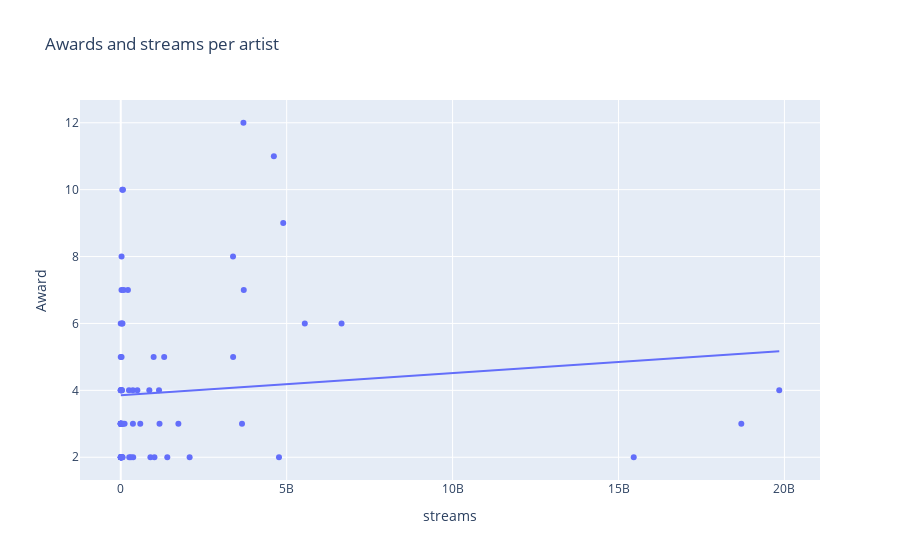

Source (notebook cell):
### Markdown cell above
# Awards and streams
We thought it would be interesting to see if the amount of awards would increase with the amount of streams. So if an artist is more liked by the critics that would result in higher streams on spotify. We used [Spotify Weekly Top 200 Songs Streaming Data](https://www.kaggle.com/datasets/yelexa/spotify200) for streams and [Data on Songs from Billboard 1999-2019](https://www.kaggle.com/datasets/danield2255/data-on-songs-from-billboard-19992019), specifically `grammyAlbums_199-2019.csv` and `grammySongs_1999-2019.csv` for the awards won by the Artists. We merged these datasets to plot a graph to see if there is a trendline between streams and awards. By looking at the trendline and [Pearson's R](https://en.wikipedia.org/wiki/Pearson_correlation_coefficient) (a way to measure correlation strength), there does not seem to be any correlations.

### Code cell
import plotly.graph_objs as go
import plotly.express as px
import pandas as pd

df = pd.read_csv('../cleaned/final.csv', low_memory=False)
df = df.loc[df['streams'] != 'streams']

df['streams'] = df['streams'].astype(int)

df = df.groupby('artist_individual', as_index=False).agg({'streams': 'sum'})
df = df.rename(columns={'artist_individual': 'Artist'})
df = df.sort_values('streams')

df2 = pd.read_csv("../cleaned/grammyAlbums_199-2019.csv", index_col=0)
df3 = pd.read_csv("../cleaned/grammySongs_1999-2019.csv", index_col=0)
df3.rename(columns={'GrammyAward': 'Award'}, inplace=True)
df2 = pd.concat([df2, df3])
df2 = df2.groupby('Artist', as_index=False).count()
df2 = df2.loc[df2['Artist'] != 'Various Artists']
df2 = df2.loc[df2['Award'] > 1]
df2.sort_values('Award', inplace=True)

df4 = pd.merge(df,df2, on='Artist')

px.scatter(df4, x='streams', y='Award', hover_data='Artist', trendline='ols', title='Awards and streams per artist').show()
print(df4['streams'].corr(df4['Award']))

### Figure 1 — Plotly figure (JSON) as saved in the notebook; plotly's stock layout.template omitted (floating-point values rounded to 4 significant figures)
{"data": [{"customdata": [["Radiohead"], ["Rubén Blades"], ["Green Day"], ["Ziggy Marley"], ["Amy Winehouse"], ["Yo-Yo Ma"], ["Sting"], ["Kirk Franklin"], ["Mary J. Blige"], ["Calle 13"], ["Damian Marley"], ["Johnny Cash"], ["Ladysmith Black Mambazo"], ["Dolly Parton"], ["Little Big Town"], ["Etta James"], ["Christina Aguilera"], ["The Beatles"], ["Gregory Porter"], ["Joan Sebastian"], ["Santana"], ["Louis Armstrong"], ["Miranda Lambert"], ["Alejandro Sanz"], ["Outkast"], ["Missy Elliott"], ["Ne-Yo"], ["Juanes"], ["Red Hot Chili Peppers"], ["Carrie Underwood"], ["Foo Fighters"], ["Kacey Musgraves"], ["Keith Urban"], ["Shania Twain"], ["Train"], ["Pepe Aguilar"], ["Usher"], ["Intocable"], ["U2"], ["Tony Bennett"], ["Vicente Fernández"], ["Kings of Leon"], ["Metallica"], ["Alicia Keys"], ["Bruce Springsteen"], ["Maxwell"], ["John Mayer"], ["David Bowie"], ["Luis Miguel"], ["Paul McCartney"], ["Chris Stapleton"], ["Kelly Clarkson"], ["Carlos Vives"], ["Justin Timberlake"], ["Skrillex"], ["Childish Gambino"], ["Pharrell Williams"], ["John Legend"], ["Beyoncé"], ["Michael Bublé"], ["Mariah Carey"], ["Daft Punk"], ["Rihanna"], ["Shakira"], ["Lil Wayne"], ["Kanye West"], ["Lady Gaga"], ["Sam Smith"], ["Adele"], ["Coldplay"], ["Eminem"], ["Maroon 5"], ["Bruno Mars"], ["Kendrick Lamar"], ["Taylor Swift"], ["The Weeknd"], ["Ed Sheeran"], ["Drake"]], "hovertemplate": "streams=%{x}<br>Award=%{y}<br>Artist=%{customdata[0]}<extra></extra>", "legendgroup": "", "marker": {"color": "#636efa", "symbol": "circle"}, "mode": "markers", "name": "", "orientation": "v", "showlegend": false, "type": "scatter", "x": [4513, 11844, 40805, 92303, 123959, 171378, 187659, 260746, 284519, 313079, 320249, 337632, 368082, 1098346, 1590246, 1827881, 4246942, 4454211, 4597631, 5052934, 5120047, 6509471, 8474418, 10309492, 11670961, 11710341, 15895745, 17789488, 19219703, 21943055, 24255668, 24575989, 31554300, 33467386, 33818655, 34105808, 39940685, 45344357, 46062109, 50685340, 50708337, 53395583, 61236873, 66655918, 87839447, 115607789, 216077670, 247674263, 256458441, 307638483, 364607636, 366848849, 375010925, 501264035, 587862578, 861312843, 893730754, 991454646, 1015225908, 1152844283, 1168360042, 1308334404, 1402360929, 1736529304, 2075799682, 3383384191, 3386149367, 3654249741, 3697087280, 3707257175, 4614260765, 4768165548, 4896033841, 5545941750, 6653550141, 15458348124, 18700501954, 19843813784], "xaxis": "x", "y": [3, 3, 3, 5, 4, 6, 4, 4, 2, 3, 3, 2, 3, 2, 3, 2, 2, 2, 2, 2, 3, 2, 2, 3, 2, 2, 3, 2, 4, 7, 8, 5, 4, 2, 2, 4, 6, 2, 10, 6, 3, 2, 3, 10, 7, 3, 7, 4, 2, 2, 4, 3, 2, 4, 3, 4, 2, 5, 2, 4, 3, 5, 2, 3, 2, 8, 5, 3, 12, 7, 11, 2, 9, 6, 6, 2, 3, 4], "yaxis": "y"}, {"hovertemplate": "<b>OLS trendline</b><br>Award = 6.63709e-11 * streams + 3.85079<br>R<sup>2</sup>=0.010738<br><br>streams=%{x}<br>Award=%{y} <b>(trend)</b><extra></extra>", "legendgroup": "", "marker": {"color": "#636efa", "symbol": "circle"}, "mode": "lines", "name": "", "showlegend": false, "type": "scatter", "x": [4513, 11844, 40805, 92303, 123959, 171378, 187659, 260746, 284519, 313079, 320249, 337632, 368082, 1098346, 1590246, 1827881, 4246942, 4454211, 4597631, 5052934, 5120047, 6509471, 8474418, 10309492, 11670961, 11710341, 15895745, 17789488, 19219703, 21943055, 24255668, 24575989, 31554300, 33467386, 33818655, 34105808, 39940685, 45344357, 46062109, 50685340, 50708337, 53395583, 61236873, 66655918, 87839447, 115607789, 216077670, 247674263, 256458441, 307638483, 364607636, 366848849, 375010925, 501264035, 587862578, 861312843, 893730754, 991454646, 1015225908, 1152844283, 1168360042, 1308334404, 1402360929, 1736529304, 2075799682, 3383384191, 3386149367, 3654249741, 3697087280, 3707257175, 4614260765, 4768165548, 4896033841, 5545941750, 6653550141, 15458348124, 18700501954, 19843813784], "xaxis": "x", "y": [3.851, 3.851, 3.851, 3.851, 3.851, 3.851, 3.851, 3.851, 3.851, 3.851, 3.851, 3.851, 3.851, 3.851, 3.851, 3.851, 3.851, 3.851, 3.851, 3.851, 3.851, 3.851, 3.851, 3.851, 3.852, 3.852, 3.852, 3.852, 3.852, 3.852, 3.852, 3.852, 3.853, 3.853, 3.853, 3.853, 3.853, 3.854, 3.854, 3.854, 3.854, 3.854, 3.855, 3.855, 3.857, 3.858, 3.865, 3.867, 3.868, 3.871, 3.875, 3.875, 3.876, 3.884, 3.89, 3.908, 3.91, 3.917, 3.918, 3.927, 3.928, 3.938, 3.944, 3.966, 3.989, 4.075, 4.076, 4.093, 4.096, 4.097, 4.157, 4.167, 4.176, 4.219, 4.292, 4.877, 5.092, 5.168], "yaxis": "y"}], "layout": {"legend": {"tracegroupgap": 0}, "title": {"text": "Awards and streams per artist"}, "xaxis": {"anchor": "y", "domain": [0, 1], "title": {"text": "streams"}}, "yaxis": {"anchor": "x", "domain": [0, 1], "title": {"text": "Award"}}}}
